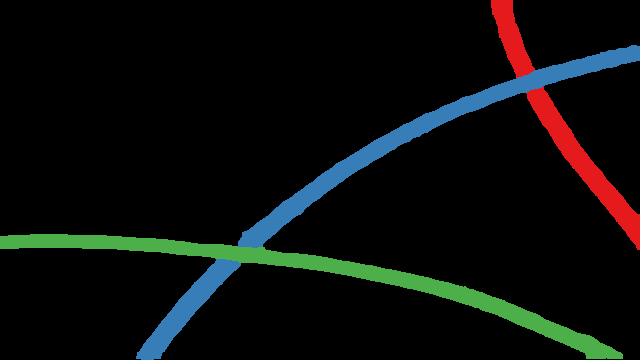
#> input picture data/test_labels/c1_12.png, 640 x 360 px, found by its file name; its folder holds only this picture in this run
$ python PQ_EWD.py
#> lines starting #> are read from the running program, lines starting #| are printed output that depends on the picture; after the words box and inside, x2 and y2 are one past the last pixel; in counts of white or black regions, pixels touching at a corner belong together
import os
from tqdm import tqdm
import cv2
import numpy as np


def get_instance_nums(img):
    img = cv2.cvtColor(img, cv2.COLOR_BGR2GRAY)
    instance_colors, counts = np.unique(img[np.nonzero(img)], return_counts=True)
    instance_imgs = {}
    for i, instance_color in enumerate(instance_colors):
        new_img = np.zeros_like(img)
        new_img[img == instance_color] = 1
        instance_imgs[instance_color] = new_img
    return len(instance_colors), instance_imgs


def getUnion(pred, target):
    pred_g = cv2.cvtColor(pred, cv2.COLOR_BGR2GRAY)
    target_g = cv2.cvtColor(target, cv2.COLOR_BGR2GRAY)
    pred_g[pred_g > 0] = 1
    target_g[target_g > 0] = 1
    union_g = pred_g + target_g
    union_g[union_g > 0] = 1
    return union_g.sum()


def PQ(pred, target, epsilon=1e-6):
    intersection = (pred * target).sum()
    union_ = pred + target
    union_[union_ > 0] = 1
    union = union_.sum()
    IoU_score = (intersection + epsilon) / (union + epsilon)
    return intersection * IoU_score, union


if __name__ == "__main__":

    img_list = os.listdir('../data/test_labels')

    PQ_dict = {}

    for img_name in img_list:

        pred = cv2.imread(os.path.join('../data/test_predicts_label/test5', img_name), cv2.IMREAD_UNCHANGED)
#> pred is the input picture: shape (360, 640, 4); mean B, G, R, A 11.9, 13.4, 10.7, 255
        target = cv2.imread(os.path.join('../data/test_labels', img_name), cv2.IMREAD_UNCHANGED)
        pred_h, pred_w = pred.shape[0], pred.shape[1]
#> pred_h = 360; pred_w = 640
        target_h, target_w = target.shape[0], target.shape[1]
#> target_h = 360; target_w = 640
        size_h = min(pred_h, target_h)
#> size_h = 360
        size_w = min(pred_w, target_w)
#> size_w = 640
        pred = pred[0:size_h, 0:size_w]
        target = target[0:size_h, 0:size_w]

        pred_instance_num, pred_instances = get_instance_nums(pred)
#> in get_instance_nums, `img = cv2.cvtColor(img, cv2.COLOR_BGR2GRAY)`:
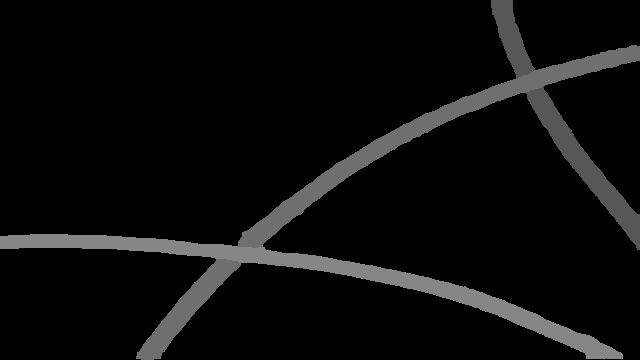
#> img: shape (360, 640); min 0, max 134, mean 12.4
#> in get_instance_nums, `instance_colors, counts = np.unique(img[np.nonzero(img)], return_count..`: instance_colors = [87, 111, 134]; counts = [5171, 10361, 9437]
#> the loop in get_instance_nums, `for i, instance_color in enumerate(instance_colors):` made 3 passes
#> instance_color on passes 1 to 3: 87, 111, 134
#> after the loop in get_instance_nums, `for i, instance_color in enumerate(instance_colors):`:
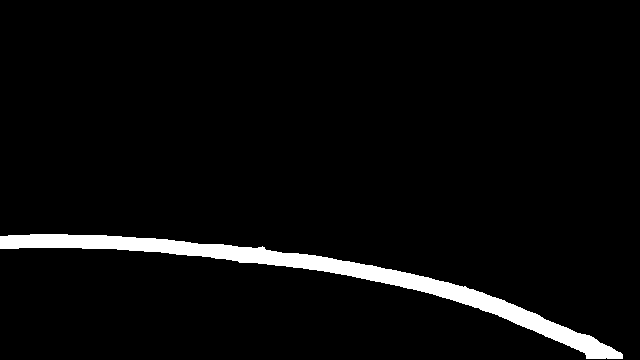
#> new_img: shape (360, 640); values 0 (black) and 1 (white), 4.1% white; 1 white region, box (x1, y1, x2, y2) and area: (0, 234, 623, 359) 9437
#> after the loop in get_instance_nums, `for i, instance_color in enumerate(instance_colors):`: instance_imgs = 3 items
#> pred_instance_num = 3; pred_instances = 3 items
        target_instance_num, target_instances = get_instance_nums(target)
#> the loop in get_instance_nums (call 2), `for i, instance_color in enumerate(instance_colors):` made 3 passes
#> target_instance_num = 3; target_instances = 3 items
        # for pred in pred_instances.values():
        #     cv2.imwrite('pred.png', pred * 255)

        pixel_N = getUnion(pred, target)
#> in getUnion, `pred_g[pred_g > 0] = 1`:
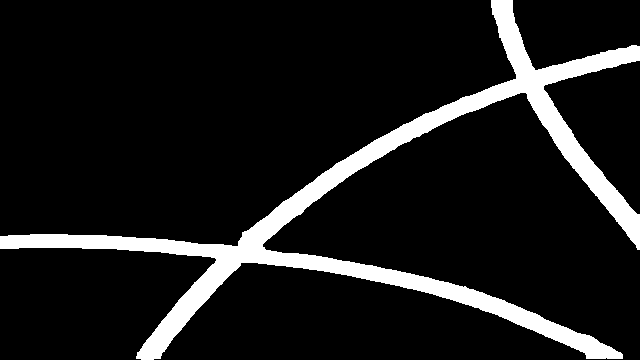
#> pred_g: shape (360, 640); values 0 (black) and 1 (white), 10.8% white; 1 white region, box (x1, y1, x2, y2) and area: (0, 0, 640, 360) 24969
#> pixel_N = 24969
        # for target in target_instances.values():
        #     pixel_N += target.sum()

        PQ_sum = 0
        pixel_N = 0

        # [6 lines of commented-out code are left out]

        for target in target_instances.values():
            PQ_score_possible = []
            for pred in pred_instances.values():
                PQ_score_possible.append(PQ(pred, target))
            sorted_PQ_score_possible = sorted(PQ_score_possible, key=lambda x: x[0], reverse=True)
            PQ_score = sorted_PQ_score_possible[0]
            PQ_sum += PQ_score[0]
            pixel_N += PQ_score[1]
#> this loop made 3 passes
#> (sorted_PQ_score_possible, PQ_sum, pixel_N) on passes 1 to 3: ([(5171, 5171), (0, 15532), (0, 14608)], 5171, 5171), ([(10361, 10361), (0, 15532), (0, 19798)], 15532, 15532), ([(9437, 9437), (0, 14608), (0, 19798)], 24969, 24969)
#> pass 1, in PQ, `union_ = pred + target`:
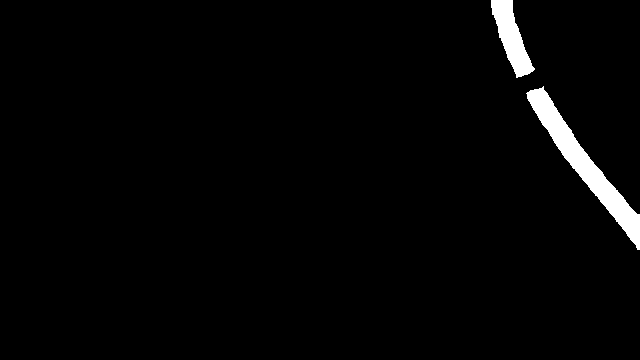
#> union_: shape (360, 640); values 0 (black) and 2 (white), 2.2% white; 2 white regions, box (x1, y1, x2, y2) and area: (526, 86, 640, 250) 3600, (491, 0, 535, 78) 1571
#> pass 1, in PQ (call 2), `union_ = pred + target`:
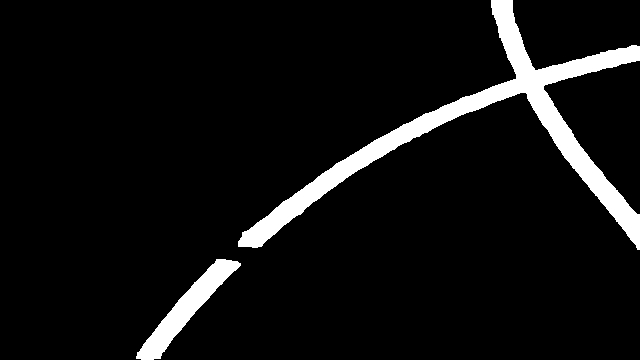
#> union_: shape (360, 640); values 0 (black) and 1 (white), 6.7% white; 2 white regions, box (x1, y1, x2, y2) and area: (238, 0, 640, 250) 12853, (136, 259, 241, 360) 2679
#> pass 1, in PQ (call 3), `union_ = pred + target`:
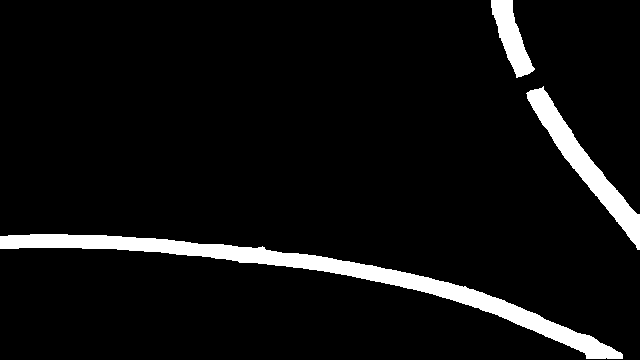
#> union_: shape (360, 640); values 0 (black) and 1 (white), 6.3% white; 3 white regions, box (x1, y1, x2, y2) and area: (0, 234, 623, 359) 9437, (526, 86, 640, 250) 3600, (491, 0, 535, 78) 1571
#> pass 2, in PQ (call 5), `union_ = pred + target`:
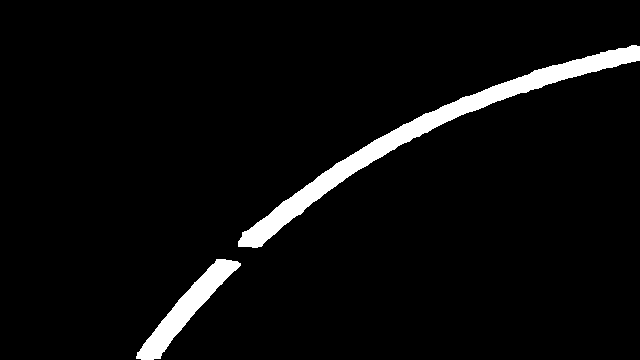
#> union_: shape (360, 640); values 0 (black) and 2 (white), 4.5% white; 2 white regions, box (x1, y1, x2, y2) and area: (238, 45, 640, 248) 7682, (136, 259, 241, 360) 2679
#> after the loop, PQ_sum = 24969; pixel_N = 24969

        print(img_name + ' PQ_score:', PQ_sum / pixel_N, 'pred_instance:', pred_instance_num, 'target_instance:',
              target_instance_num)
#| c1_12.png PQ_score: 1.0 pred_instance: 3 target_instance: 3

        PQ_dict[img_name] = PQ_sum / pixel_N

    avg_PQ = np.mean([v for v in PQ_dict.values()])
#> avg_PQ = 1
    avg_PQ_C1 = np.mean([v for key, v in PQ_dict.items() if key[1] == '1'])
#> avg_PQ_C1 = 1
    avg_PQ_C2 = np.mean([v for key, v in PQ_dict.items() if key[1] == '2'])
#> avg_PQ_C2 = nan
    avg_PQ_C3 = np.mean([v for key, v in PQ_dict.items() if key[1] == '3'])
#> avg_PQ_C3 = nan
    print("avg_PQ:", avg_PQ)
#| avg_PQ: 1.0
    print("avg_PQ_C1:", avg_PQ_C1)
#| avg_PQ_C1: 1.0
    print("avg_PQ_C2:", avg_PQ_C2)
#| avg_PQ_C2: nan
    print("avg_PQ_C3:", avg_PQ_C3)
#| avg_PQ_C3: nan

$ run again, on data/test_labels/c2_12.png
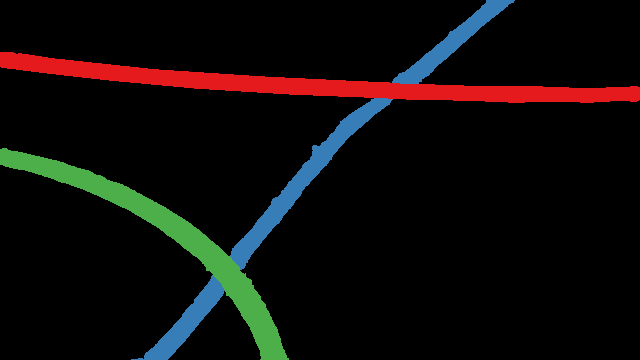
#> input picture data/test_labels/c2_12.png, 640 x 360 px, found by its file name
#> pred is the input picture: shape (360, 640, 4); mean B, G, R, A 10.1, 11.5, 14.6, 255
#> instance_colors = [87, 111, 134]; counts = [10206, 7936, 7857]
#> the loop in get_instance_nums, `for i, instance_color in enumerate(instance_colors):` made 3 passes
#> instance_color on passes 1 to 3: 87, 111, 134
#> after the loop in get_instance_nums, `for i, instance_color in enumerate(instance_colors):`:
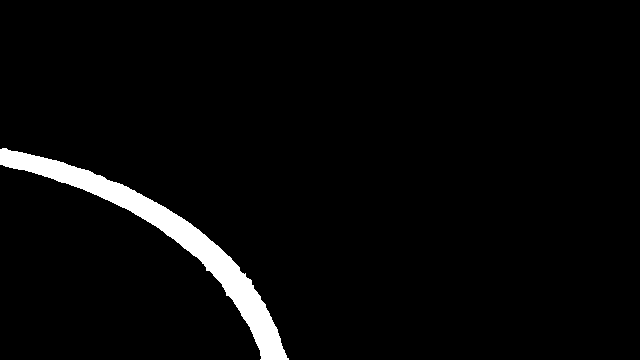
#> new_img: shape (360, 640); values 0 (black) and 1 (white), 3.4% white; 1 white region, box (x1, y1, x2, y2) and area: (0, 148, 289, 360) 7857
#> after the loop in get_instance_nums, `for i, instance_color in enumerate(instance_colors):`: instance_imgs = 3 items
#> pred_instance_num = 3; pred_instances = 3 items
#> the loop in get_instance_nums (call 2), `for i, instance_color in enumerate(instance_colors):` made 3 passes
#> target_instance_num = 3; target_instances = 3 items
#> pred_g: shape (360, 640); values 0 (black) and 1 (white), 11.3% white; 1 white region, box (x1, y1, x2, y2) and area: (0, 0, 640, 360) 25999
#> `pixel_N = getUnion(pred, target)`: pixel_N = 25999
#> the loop `for target in target_instances.values():` made 3 passes
#> (sorted_PQ_score_possible, PQ_sum, pixel_N) on passes 1 to 3: ([(10206, 10206), (0, 18142), (0, 18063)], 10206, 10206), ([(7936, 7936), (0, 18142), (0, 15793)], 18142, 18142), ([(7857, 7857), (0, 18063), (0, 15793)], 25999, 25999)
#> pass 2, in PQ (call 5), `union_ = pred + target`:
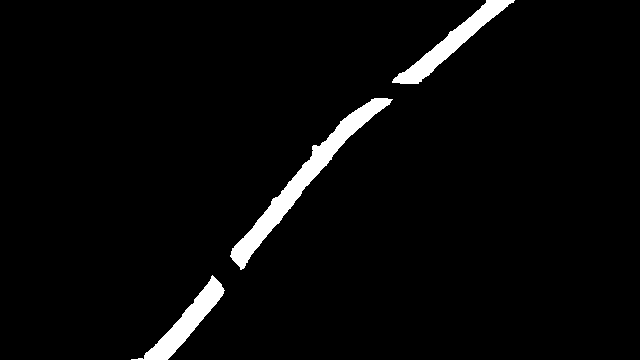
#> union_: shape (360, 640); values 0 (black) and 2 (white), 3.4% white; 3 white regions, box (x1, y1, x2, y2) and area: (230, 98, 393, 270) 3803, (392, 0, 515, 84) 2175, (131, 275, 225, 360) 1958
#| c2_12.png PQ_score: 1.0 pred_instance: 3 target_instance: 3
#> avg_PQ = 1
#> avg_PQ_C1 = nan
#> avg_PQ_C2 = 1
#> avg_PQ_C3 = nan
#| avg_PQ: 1.0
#| avg_PQ_C1: nan
#| avg_PQ_C2: 1.0
#| avg_PQ_C3: nan

$ run again, on data/test_labels/c2_18.png
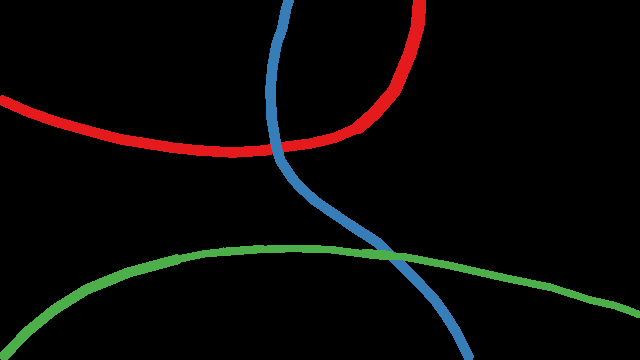
#> input picture data/test_labels/c2_18.png, 640 x 360 px, found by its file name
#> pred is the input picture: shape (360, 640, 4); mean B, G, R, A 6.1, 7.5, 8.7, 255
#> instance_colors = [87, 111, 134]; counts = [5741, 4496, 5794]
#> the loop in get_instance_nums, `for i, instance_color in enumerate(instance_colors):` made 3 passes
#> instance_color on passes 1 to 3: 87, 111, 134
#> after the loop in get_instance_nums, `for i, instance_color in enumerate(instance_colors):`:
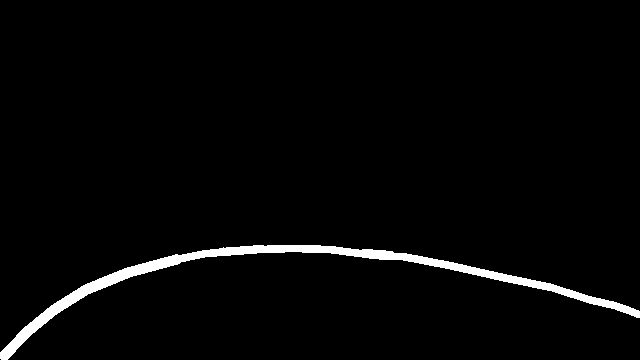
#> new_img: shape (360, 640); values 0 (black) and 1 (white), 2.5% white; 1 white region, box (x1, y1, x2, y2) and area: (0, 245, 640, 360) 5794
#> after the loop in get_instance_nums, `for i, instance_color in enumerate(instance_colors):`: instance_imgs = 3 items
#> pred_instance_num = 3; pred_instances = 3 items
#> the loop in get_instance_nums (call 2), `for i, instance_color in enumerate(instance_colors):` made 3 passes
#> target_instance_num = 3; target_instances = 3 items
#> pred_g: shape (360, 640); values 0 (black) and 1 (white), 7% white; 1 white region, box (x1, y1, x2, y2) and area: (0, 0, 640, 360) 16031
#> `pixel_N = getUnion(pred, target)`: pixel_N = 16031
#> the loop `for target in target_instances.values():` made 3 passes
#> (sorted_PQ_score_possible, PQ_sum, pixel_N) on passes 1 to 3: ([(5741, 5741), (0, 10237), (0, 11535)], 5741, 5741), ([(4496, 4496), (0, 10237), (0, 10290)], 10237, 10237), ([(5794, 5794), (0, 11535), (0, 10290)], 16031, 16031)
#> pass 2, in PQ (call 5), `union_ = pred + target`:
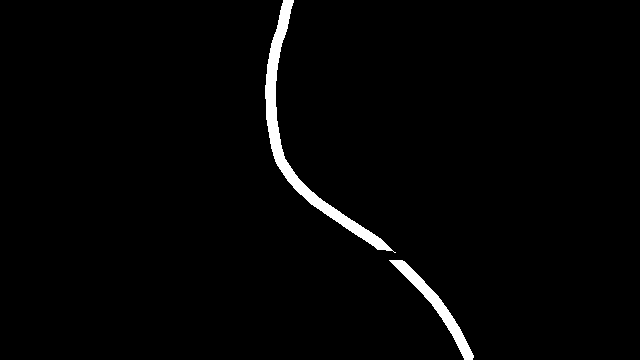
#> union_: shape (360, 640); values 0 (black) and 2 (white), 2% white; 2 white regions, box (x1, y1, x2, y2) and area: (265, 0, 396, 253) 3193, (389, 260, 474, 360) 1303
#| c2_18.png PQ_score: 1.0 pred_instance: 3 target_instance: 3
#> avg_PQ = 1
#> avg_PQ_C1 = nan
#> avg_PQ_C2 = 1
#> avg_PQ_C3 = nan
#| avg_PQ: 1.0
#| avg_PQ_C1: nan
#| avg_PQ_C2: 1.0
#| avg_PQ_C3: nan

$ run again, on data/test_labels/c2_37.png
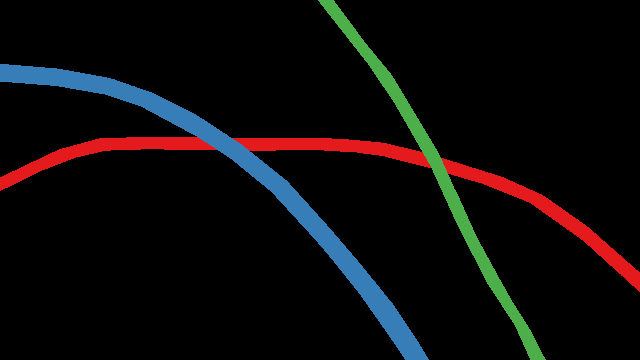
#> input picture data/test_labels/c2_37.png, 640 x 360 px, found by its file name
#> pred is the input picture: shape (360, 640, 4); mean B, G, R, A 10.6, 10.3, 12.3, 255
#> instance_colors = [87, 111, 134]; counts = [8254, 9875, 5203]
#> the loop in get_instance_nums, `for i, instance_color in enumerate(instance_colors):` made 3 passes
#> instance_color on passes 1 to 3: 87, 111, 134
#> after the loop in get_instance_nums, `for i, instance_color in enumerate(instance_colors):`: instance_imgs = 3 items
#> pred_instance_num = 3; pred_instances = 3 items
#> the loop in get_instance_nums (call 2), `for i, instance_color in enumerate(instance_colors):` made 3 passes
#> target_instance_num = 3; target_instances = 3 items
#> pred_g: shape (360, 640); values 0 (black) and 1 (white), 10.1% white; 1 white region, box (x1, y1, x2, y2) and area: (0, 0, 640, 360) 23332
#> `pixel_N = getUnion(pred, target)`: pixel_N = 23332
#> the loop `for target in target_instances.values():` made 3 passes
#> (sorted_PQ_score_possible, PQ_sum, pixel_N) on passes 1 to 3: ([(8254, 8254), (0, 18129), (0, 13457)], 8254, 8254), ([(9875, 9875), (0, 18129), (0, 15078)], 18129, 18129), ([(5203, 5203), (0, 13457), (0, 15078)], 23332, 23332)
#> pass 2, in PQ (call 5), `union_ = pred + target`:
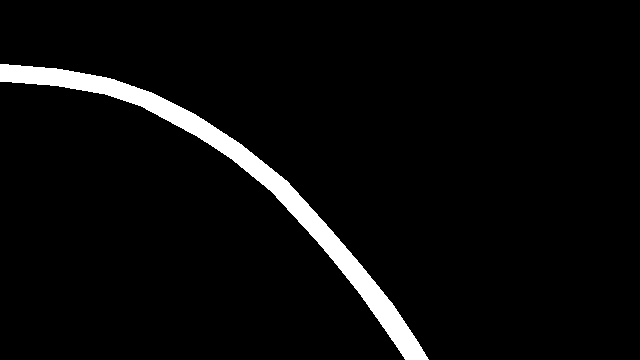
#> union_: shape (360, 640); values 0 (black) and 2 (white), 4.3% white; 1 white region, box (x1, y1, x2, y2) and area: (0, 64, 429, 360) 9875
#| c2_37.png PQ_score: 1.0 pred_instance: 3 target_instance: 3
#> avg_PQ = 1
#> avg_PQ_C1 = nan
#> avg_PQ_C2 = 1
#> avg_PQ_C3 = nan
#| avg_PQ: 1.0
#| avg_PQ_C1: nan
#| avg_PQ_C2: 1.0
#| avg_PQ_C3: nan
